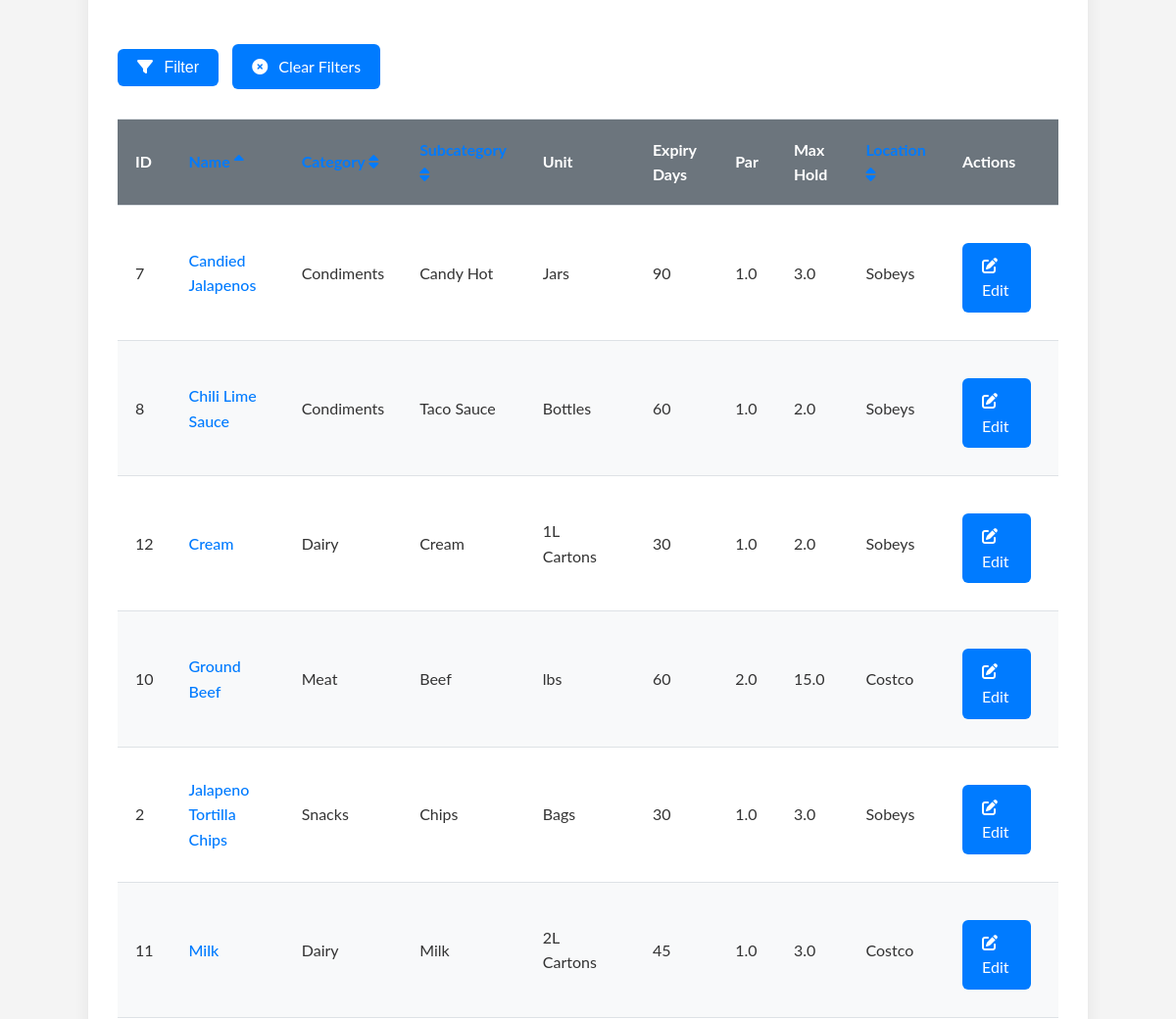
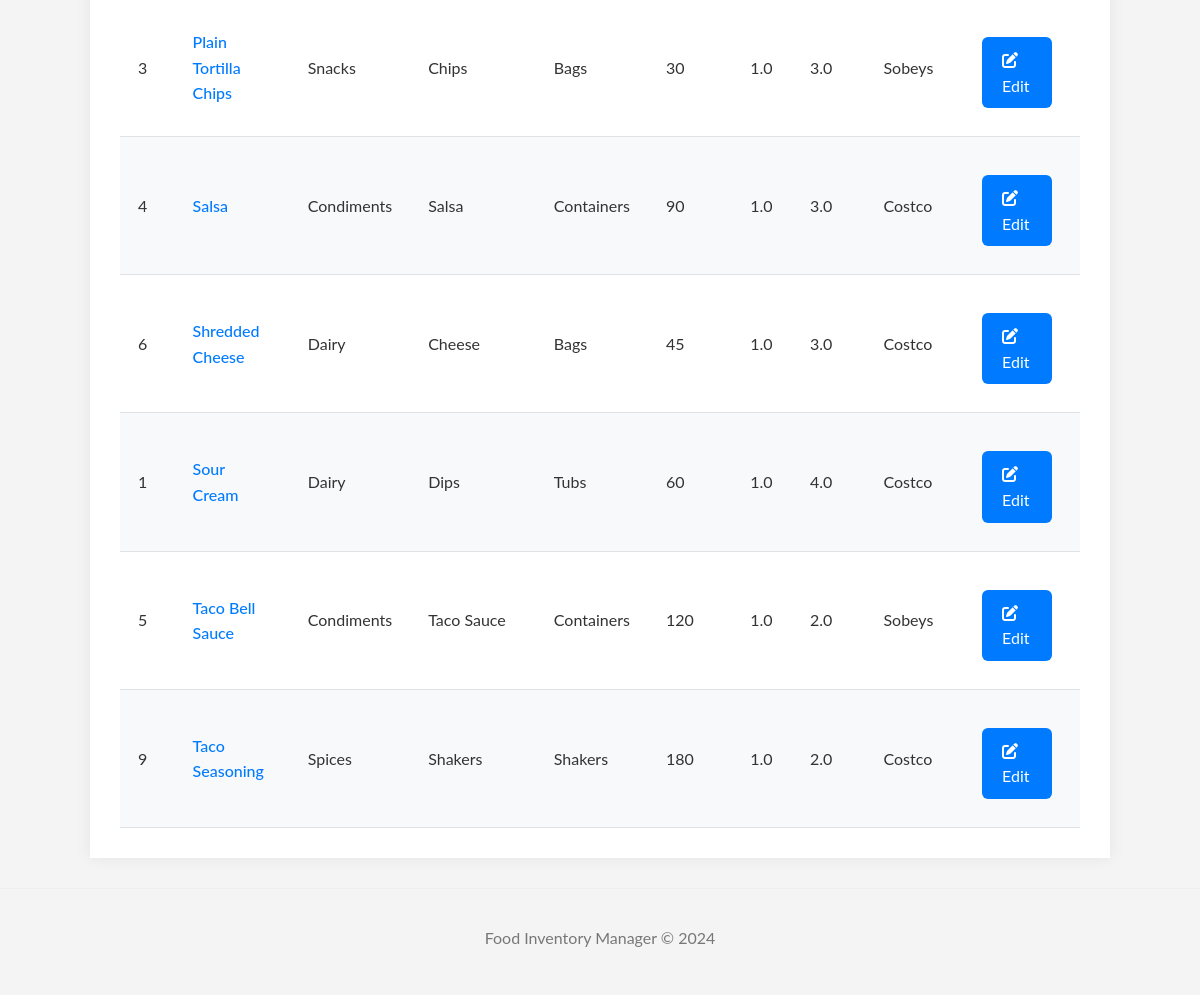
/products (lower part), run on an earlier commit of the app's database (2 pictures, top to bottom).
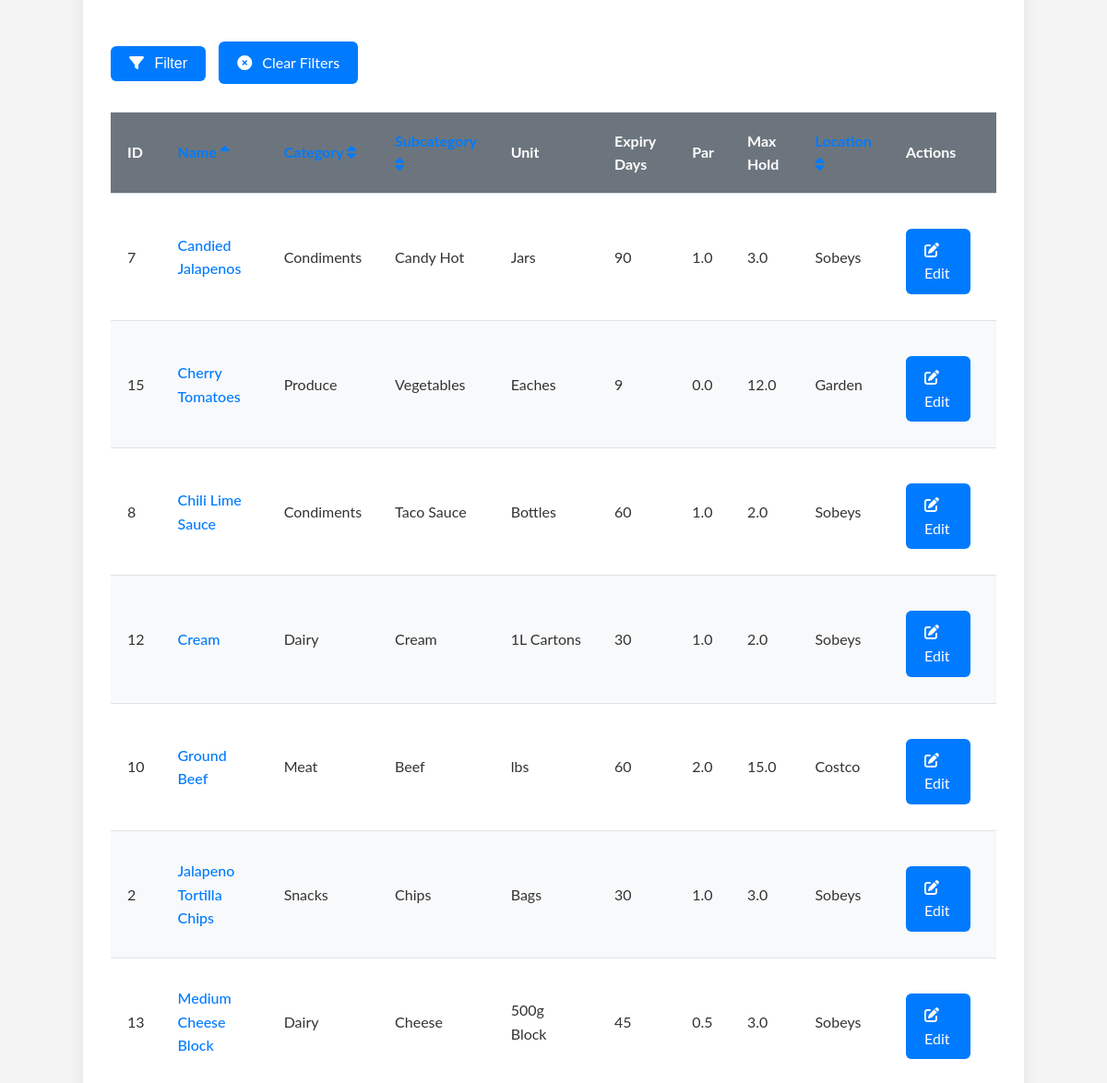
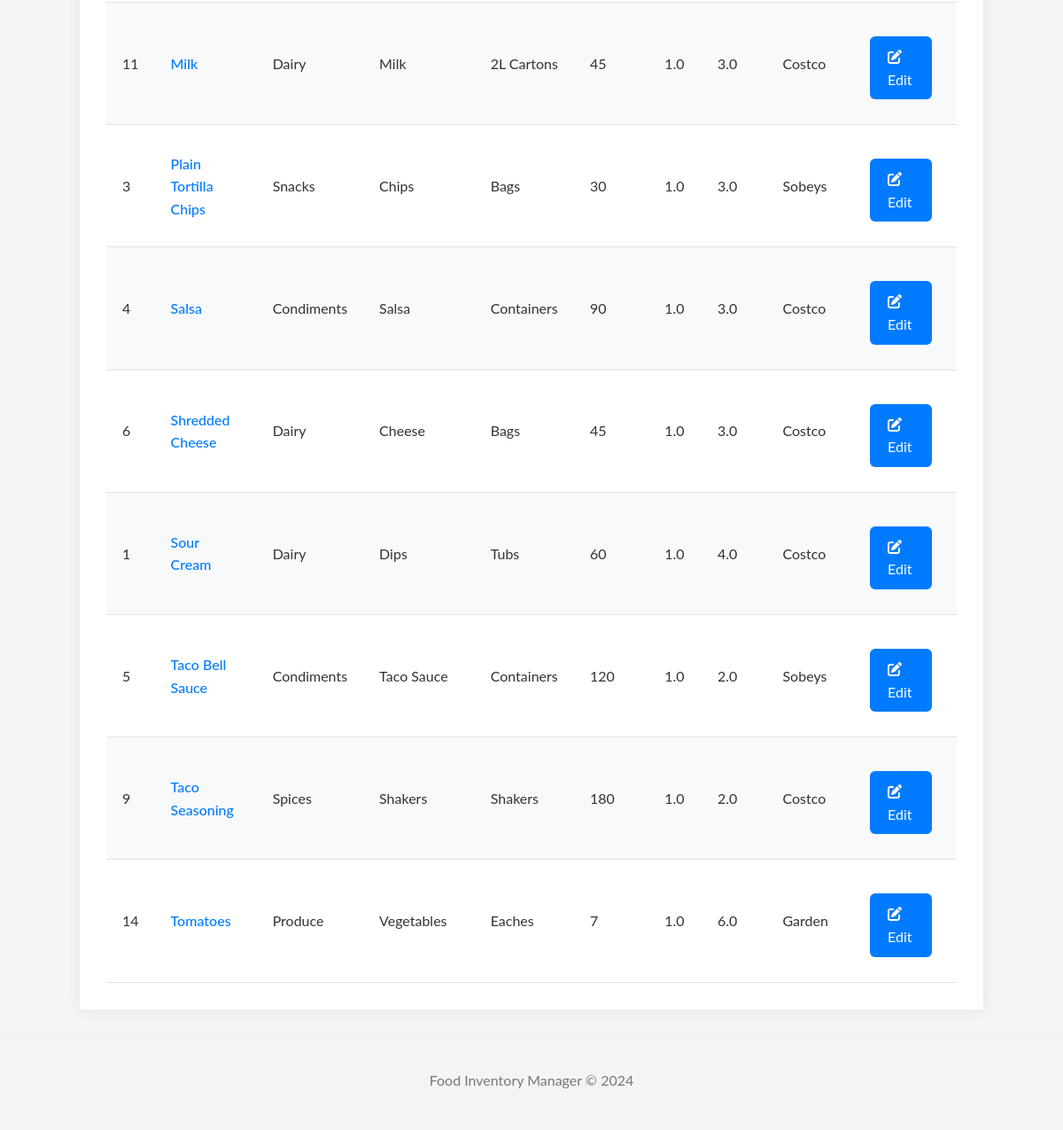
And on a later commit of the database (2 pictures, top to bottom).
### tables this page shows
CREATE TABLE products (
                        id INTEGER PRIMARY KEY AUTOINCREMENT,
                        name TEXT NOT NULL UNIQUE,
                        category TEXT,
                        subcategory TEXT,
                        unit_of_measure TEXT NOT NULL,
                        default_expiry_days INTEGER NOT NULL,
                        par_level REAL DEFAULT 0,
                        max_holding_amount REAL DEFAULT 0,
    purchase_location TEXT,
    consumption_override_rate REAL DEFAULT NULL
                    );

### app.py (the view, shortened to what this page needs)
@app.route('/products', methods=['GET'])
def list_products_view():
    search_term = request.args.get('search_term', '').strip()
    category = request.args.get('category', '').strip()
    purchase_location = request.args.get('purchase_location', '').strip()
    sort_by = request.args.get('sort_by', 'name').strip()
    sort_order = request.args.get('sort_order', 'ASC').strip().upper()
    if sort_order not in ['ASC', 'DESC']:
        sort_order = 'ASC'
    try:
        page = int(request.args.get('page', 1))
        if page < 1: page = 1
    except ValueError:
        page = 1
    try:
        per_page = int(request.args.get('per_page', 20))
        if per_page < 1: per_page = 1
    except ValueError:
        per_page = 20
    products = manager.get_all_products(
        search_term=search_term if search_term else None,
        category=category if category else None,
        purchase_location=purchase_location if purchase_location else None,
        sort_by=sort_by,
        sort_order=sort_order,
        page=page,
        per_page=per_page
    )
    total_products = manager.get_product_count(
        search_term=search_term if search_term else None,
        category=category if category else None,
        purchase_location=purchase_location if purchase_location else None
    )
    total_pages = (total_products + per_page - 1) // per_page if per_page > 0 else 1
    all_categories = manager.get_all_categories()
    all_purchase_locations = manager.get_all_purchase_locations()
    return render_template(
        'list_products.html',
        products=products,
        current_page=page,
        total_pages=total_pages,
        per_page=per_page,
        search_term=search_term,
        selected_category=category,
        selected_purchase_location=purchase_location,
        sort_by=sort_by,
        sort_order=sort_order,
        categories=all_categories,
        purchase_locations=all_purchase_locations
    )

### Food_manager.py (called while the page is built)
    def _get_db_connection(self):
        if self.conn and self.db_filepath == ":memory:":
            return self.conn
        conn = sqlite3.connect(self.db_filepath)
        conn.row_factory = sqlite3.Row # Access columns by name
        return conn

    def get_all_categories(self):
        categories = []
        try:
            with self._get_db_connection() as conn:
                cursor = conn.cursor()
                cursor.execute("SELECT DISTINCT category FROM products WHERE category IS NOT NULL ORDER BY category ASC")
                rows = cursor.fetchall()
                for row in rows:
                    categories.append(row['category'])
        except sqlite3.Error as e:
            print(f"Database error fetching all categories: {e}")
        return categories

    def get_all_purchase_locations(self):
        locations = []
        try:
            with self._get_db_connection() as conn:
                cursor = conn.cursor()
                cursor.execute("SELECT DISTINCT purchase_location FROM products WHERE purchase_location IS NOT NULL ORDER BY purchase_location ASC")
                rows = cursor.fetchall()
                for row in rows:
                    locations.append(row['purchase_location'])
        except sqlite3.Error as e:
            print(f"Database error fetching all purchase locations: {e}")
        return locations

### templates/list_products.html (shortened to what this page needs)
{% extends "base.html" %}
{% block content %}
<form method="GET" action="{{ url_for('list_products_view') }}" class="filter-form">
    <div class="form-actions">
        <button type="submit" class="button"><i class="fas fa-filter"></i> Filter</button>
        <a href="{{ url_for('list_products_view') }}" class="button button-secondary"><i class="fas fa-times-circle"></i> Clear Filters</a>
    </div>
</form>
{% if products %}
<table>
    <thead>
        <tr>
            <th class="product-list-header">ID</th>
            <th class="product-list-header">
                <a href="{{ url_for('list_products_view', search_term=search_term, category=selected_category, purchase_location=selected_purchase_location, sort_by='name', sort_order='DESC' if sort_by == 'name' and sort_order == 'ASC' else 'ASC', page=current_page, per_page=per_page) }}">
                    {% if sort_by == 'name' %}
                        <i class="fas fa-sort-{{ 'up' if sort_order == 'ASC' else 'down' }}"></i>
                    {% else %}
                        <i class="fas fa-sort"></i>
                    {% endif %}
                </a>
            </th>
            <th class="product-list-header">
                <a href="{{ url_for('list_products_view', search_term=search_term, category=selected_category, purchase_location=selected_purchase_location, sort_by='category', sort_order='DESC' if sort_by == 'category' and sort_order == 'ASC' else 'ASC', page=current_page, per_page=per_page) }}">
                    {% if sort_by == 'category' %}
                        <i class="fas fa-sort-{{ 'up' if sort_order == 'ASC' else 'down' }}"></i>
                    {% else %}
                        <i class="fas fa-sort"></i>
                    {% endif %}
                </a>
            </th>
            <th class="product-list-header">
                <a href="{{ url_for('list_products_view', search_term=search_term, category=selected_category, purchase_location=selected_purchase_location, sort_by='subcategory', sort_order='DESC' if sort_by == 'subcategory' and sort_order == 'ASC' else 'ASC', page=current_page, per_page=per_page) }}">
                    {% if sort_by == 'subcategory' %}
                        <i class="fas fa-sort-{{ 'up' if sort_order == 'ASC' else 'down' }}"></i>
                    {% else %}
                        <i class="fas fa-sort"></i>
                    {% endif %}
                </a>
            </th>
            <th class="product-list-header">Unit</th>
            <th class="product-list-header">Expiry Days</th>
            <th class="product-list-header">Par</th>
            <th class="product-list-header">Max Hold</th>
            <th class="product-list-header">
                <a href="{{ url_for('list_products_view', search_term=search_term, category=selected_category, purchase_location=selected_purchase_location, sort_by='purchase_location', sort_order='DESC' if sort_by == 'purchase_location' and sort_order == 'ASC' else 'ASC', page=current_page, per_page=per_page) }}">
                    {% if sort_by == 'purchase_location' %}
                        <i class="fas fa-sort-{{ 'up' if sort_order == 'ASC' else 'down' }}"></i>
                    {% else %}
                        <i class="fas fa-sort"></i>
                    {% endif %}
                </a>
            </th>
            <th class="product-list-header">Actions</th>
        </tr>
    </thead>
    <tbody>
        {% for product in products %}
        <tr>
            <td>{{ product.id }}</td>
            <td><a href="#" class="product-name-link" data-product-id="{{ product.id }}" onclick="openProductModal(this.dataset.productId); return false;">{{ product.name }}</a></td>
            <td>{{ product.category if product.category is not none else '' }}</td>
            <td>{{ product.subcategory if product.subcategory is not none else '' }}</td>
            <td>{{ product.unit_of_measure }}</td>
            <td>{{ product.default_expiry_days }}</td>
            <td>{{ product.par_level if product.par_level is not none else '' }}</td>
            <td>{{ product.max_holding_amount if product.max_holding_amount is not none else '' }}</td>
            <td>{{ product.purchase_location if product.purchase_location is not none else '' }}</td>
            <td>
                <a href="{{ url_for('edit_product_view', product_id=product.id) }}" class="button button-small"><i class="fas fa-edit"></i> Edit</a>
            </td>
        </tr>
        {% endfor %}
    </tbody>
</table>
{% endif %}
{% endblock %}

### templates/base.html (shortened to what this page needs)
<!doctype html>
<html lang="en">
<head>
    <link rel="stylesheet" href="{{ url_for('static', filename='style.css') }}">
    <link rel="stylesheet" href="https://cdnjs.cloudflare.com/ajax/libs/font-awesome/6.0.0-beta3/css/all.min.css">
</head>
<body>
    <div class="container main-content">
        {% block content %}{% endblock %}
    </div>
    <footer>
        <p>Food Inventory Manager &copy; 2024</p>
    </footer>
</body>
</html>

### static/style.css (style rules this page uses)
body { font-family: 'Lato', Arial, sans-serif; margin: 0; padding: 0; background-color: #f4f4f4; color: #333; line-height: 1.6; }
.container { width: 80%; margin: auto; overflow: hidden; padding: 0 30px; }
.main-content { padding: 30px; background: #fff; margin-top: 20px; box-shadow: 0 0 15px rgba(0,0,0,0.07); }
p { margin-bottom: 1.5em; }
table { width: 100%; border-collapse: collapse; margin-top: 20px; border-top: 1px solid #dee2e6; }
th, td { padding: 18px; border: none; border-bottom: 1px solid #dee2e6; text-align: left; vertical-align: middle; }
th { background-color: #e9ecef; color: #212529; font-weight: bold; }
tr:nth-child(even) { background-color: #f8f9fa; }
a { color: #007bff; text-decoration: none; }
.button, .nav-link-button { display: inline-block; margin-top: 20px; padding: 10px 20px; background-color: #007bff; color: white !important; border-radius: 6px; text-decoration: none; border: none; cursor: pointer; font-size: 1em; margin-right: 10px; margin-bottom: 10px; transition: background-color 0.2s ease-out, box-shadow 0.2s ease-out; }
.button i, .nav-link-button i { margin-right: 7px; }
footer { text-align: center; padding: 20px; margin-top: 30px; color: #777; border-top: 1px solid #eee; }
th.product-list-header { background-color: #6c757d; color: #fff; }
.product-name-link { color: #007bff; text-decoration: none; cursor: pointer; font-weight: 500; }

What changed in the data, as far as the page shows it:
added products: id "15", name "Cherry Tomatoes", category "Produce", subcategory "Vegetables", unit_of_measure "Eaches", default_expiry_days "9", par_level "0.0", max_holding_amount "12.0", purchase_location "Garden"
added products: id "13", name "Medium Cheese Block", category "Dairy", subcategory "Cheese", unit_of_measure "500g Block", default_expiry_days "45", par_level "0.5", max_holding_amount "3.0", purchase_location "Sobeys"
added products: id "14", name "Tomatoes", category "Produce", subcategory "Vegetables", unit_of_measure "Eaches", default_expiry_days "7", par_level "1.0", max_holding_amount "6.0", purchase_location "Garden"
